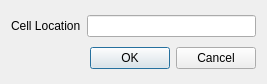
<?xml version="1.0" encoding="UTF-8"?>
<ui version="4.0">
 <class>GotoCellDialog</class>
 <widget class="QDialog" name="GotoCellDialog">
  <property name="geometry">
   <rect>
    <x>0</x>
    <y>0</y>
    <width>267</width>
    <height>84</height>
   </rect>
  </property>
  <property name="windowTitle">
   <string>Go to Cell</string>
  </property>
  <layout class="QVBoxLayout" name="verticalLayout">
   <item>
    <layout class="QHBoxLayout" name="horizontalLayout">
     <item>
      <widget class="QLabel" name="label">
       <property name="text">
        <string>Cell Location</string>
       </property>
      </widget>
     </item>
     <item>
      <widget class="QLineEdit" name="EditCellLocation"/>
     </item>
    </layout>
   </item>
   <item>
    <layout class="QHBoxLayout" name="horizontalLayout_2">
     <item>
      <spacer name="horizontalSpacer">
       <property name="orientation">
        <enum>Qt::Horizontal</enum>
       </property>
       <property name="sizeHint" stdset="0">
        <size>
         <width>40</width>
         <height>20</height>
        </size>
       </property>
      </spacer>
     </item>
     <item>
      <widget class="QDialogButtonBox" name="YesbuttonBox">
       <property name="orientation">
        <enum>Qt::Horizontal</enum>
       </property>
       <property name="standardButtons">
        <set>QDialogButtonBox::Cancel|QDialogButtonBox::Ok</set>
       </property>
      </widget>
     </item>
    </layout>
   </item>
  </layout>
 </widget>
 <resources/>
 <connections>
  <connection>
   <sender>YesbuttonBox</sender>
   <signal>accepted()</signal>
   <receiver>GotoCellDialog</receiver>
   <slot>accept()</slot>
   <hints>
    <hint type="sourcelabel">
     <x>248</x>
     <y>254</y>
    </hint>
    <hint type="destinationlabel">
     <x>157</x>
     <y>274</y>
    </hint>
   </hints>
  </connection>
  <connection>
   <sender>YesbuttonBox</sender>
   <signal>rejected()</signal>
   <receiver>GotoCellDialog</receiver>
   <slot>reject()</slot>
   <hints>
    <hint type="sourcelabel">
     <x>316</x>
     <y>260</y>
    </hint>
    <hint type="destinationlabel">
     <x>286</x>
     <y>274</y>
    </hint>
   </hints>
  </connection>
 </connections>
</ui>
